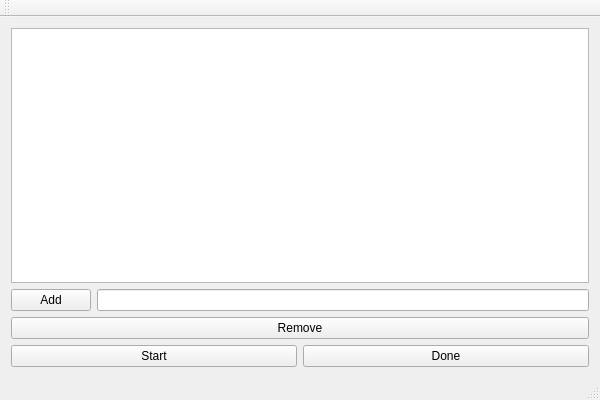
<?xml version="1.0" encoding="UTF-8"?>
<ui version="4.0">
 <class>TaskManagerClass</class>
 <widget class="QMainWindow" name="TaskManagerClass">
  <property name="geometry">
   <rect>
    <x>0</x>
    <y>0</y>
    <width>600</width>
    <height>400</height>
   </rect>
  </property>
  <property name="windowTitle">
   <string>TaskManager</string>
  </property>
  <widget class="QWidget" name="centralWidget">
   <layout class="QVBoxLayout" name="verticalLayout">
    <item>
     <widget class="QTableWidget" name="tableWidget"/>
    </item>
    <item>
     <layout class="QHBoxLayout" name="horizontalLayout_2">
      <item>
       <widget class="QPushButton" name="addPushButton">
        <property name="text">
         <string>Add</string>
        </property>
       </widget>
      </item>
      <item>
       <widget class="QLineEdit" name="addLineEdit"/>
      </item>
     </layout>
    </item>
    <item>
     <widget class="QPushButton" name="removePushButton">
      <property name="text">
       <string>Remove</string>
      </property>
     </widget>
    </item>
    <item>
     <layout class="QHBoxLayout" name="horizontalLayout">
      <item>
       <widget class="QPushButton" name="startPushButton">
        <property name="text">
         <string>Start</string>
        </property>
       </widget>
      </item>
      <item>
       <widget class="QPushButton" name="donePushButton">
        <property name="text">
         <string>Done</string>
        </property>
       </widget>
      </item>
     </layout>
    </item>
   </layout>
  </widget>
  <widget class="QMenuBar" name="menuBar">
   <property name="geometry">
    <rect>
     <x>0</x>
     <y>0</y>
     <width>600</width>
     <height>26</height>
    </rect>
   </property>
  </widget>
  <widget class="QToolBar" name="mainToolBar">
   <attribute name="toolBarArea">
    <enum>TopToolBarArea</enum>
   </attribute>
   <attribute name="toolBarBreak">
    <bool>false</bool>
   </attribute>
  </widget>
  <widget class="QStatusBar" name="statusBar"/>
 </widget>
 <layoutdefault spacing="6" margin="11"/>
 <resources>
  <include location="TaskManager.qrc"/>
 </resources>
 <connections/>
</ui>
